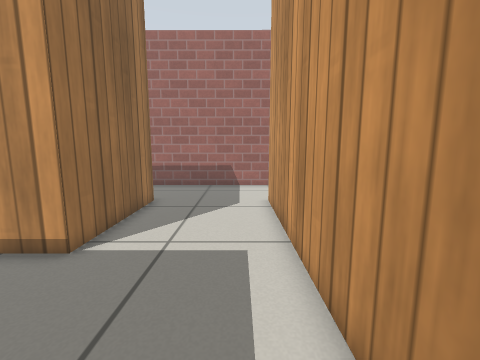
View 1 (above)

17 first-person views from a walk through a Gazebo world. The camera is 0.67 m above the floor, tilts 8° down and sees 90° across. The floor is counted in squares, 0.25 m on a side. Each view is taken from the middle of a square. On the plan, view 1 faces up. The plan holds only what a view shows up to about 17 squares ahead; the rest is blank. Simple patterns stand in for the simulator's built-in surfaces.

View 2
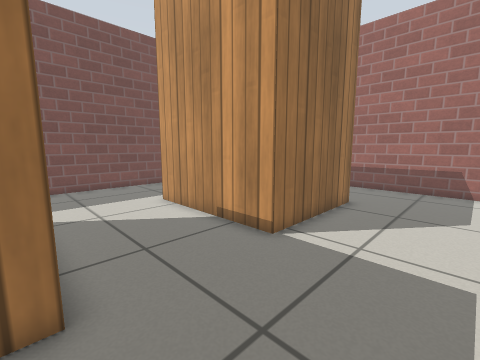

View 3
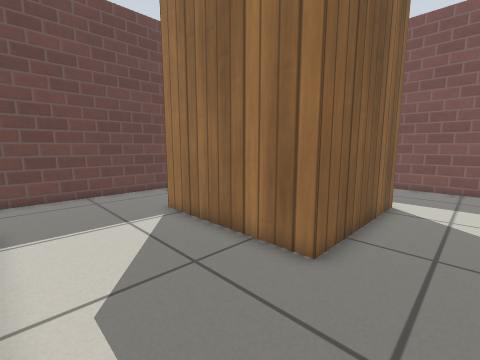

View 4
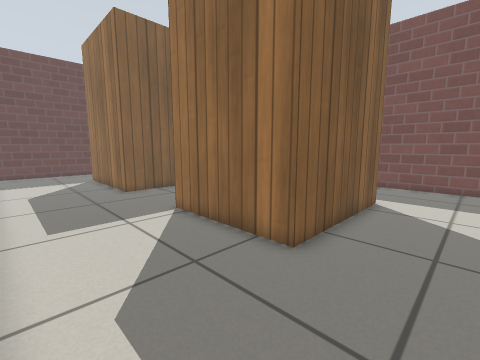

View 5
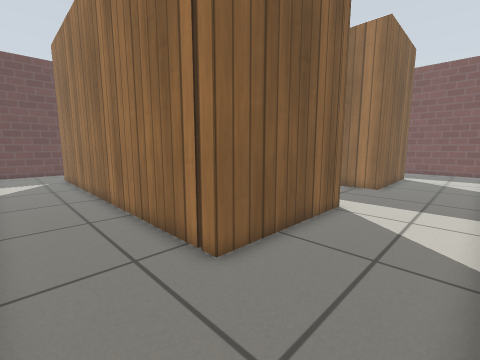

View 6
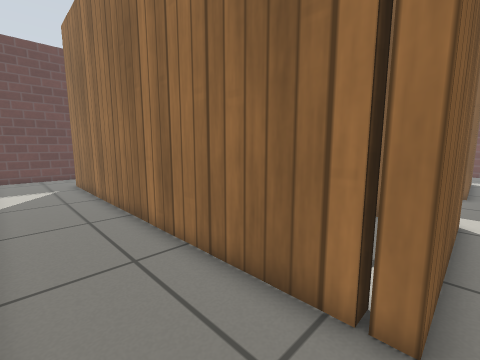

View 7
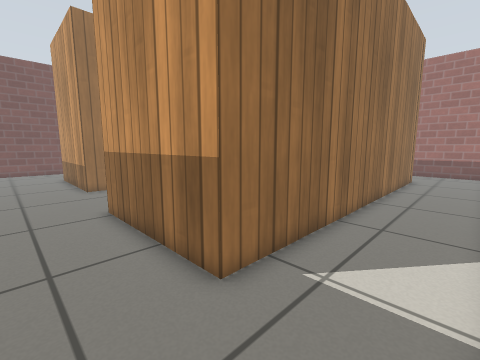

View 8
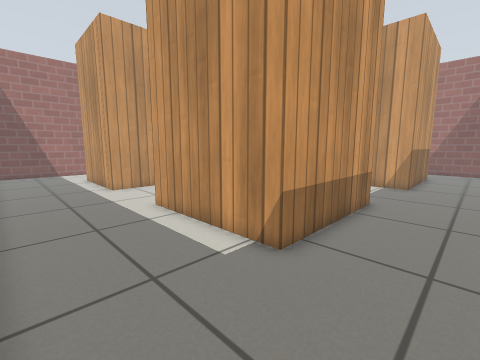

View 9
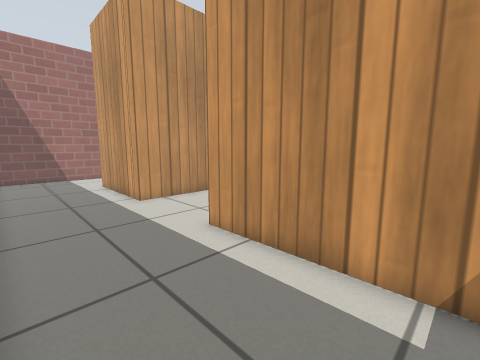

View 10
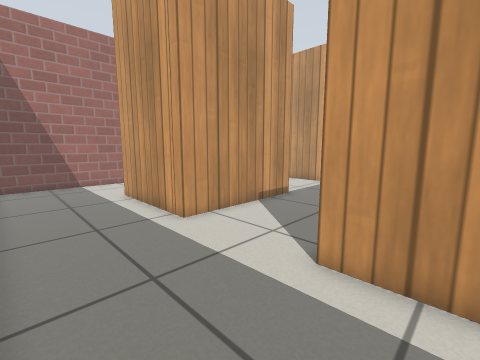

View 11
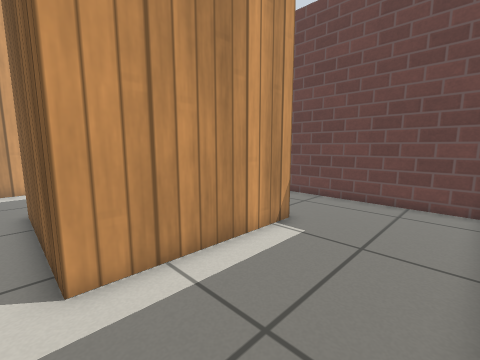

View 12
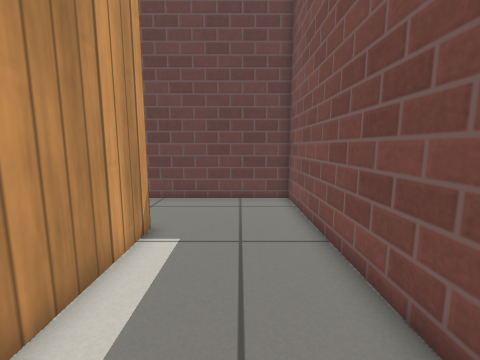

View 13
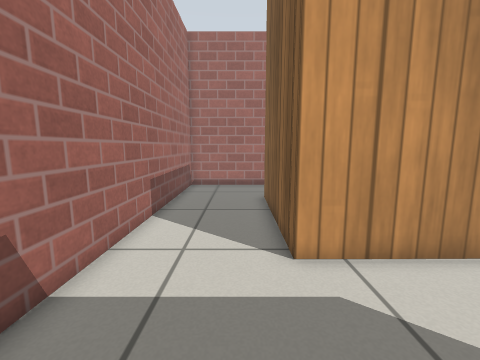

View 14
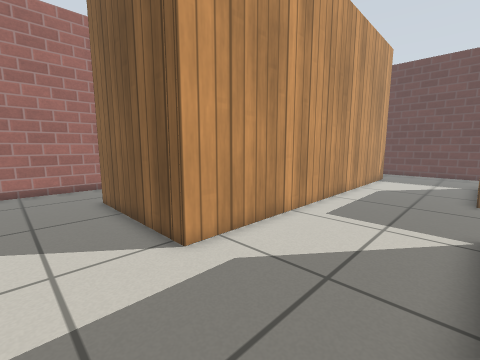

View 15
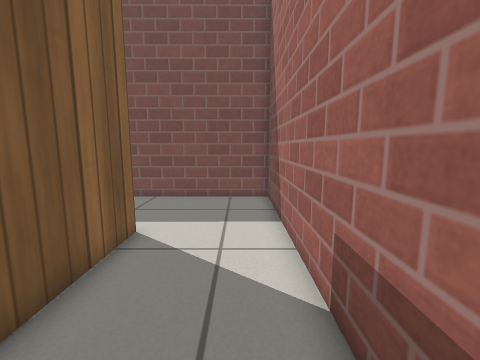

View 16
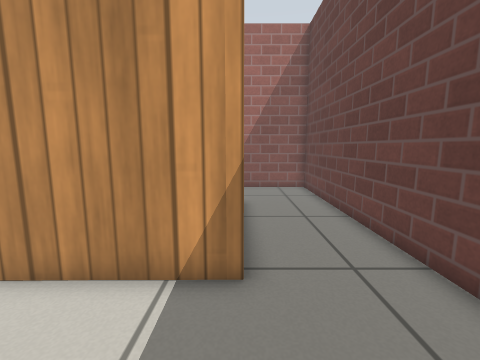

View 17
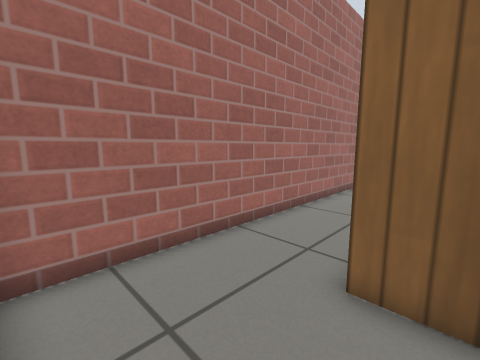

### Floor plan
Points are (right, up) in squares from view 1. A wall is a line through its corners. A room is listed if a view was taken in it or the views show most of it. See-through windows are left out.
Room 1 (views 1, 2, 3, 4, 5, 6, 7, 8, 9, 10, 11, 12, 13, 14, 15, 16, 17)
walls: (-4.1, 0.4) (-4.1, -6.6) (-11.1, -6.6) (-11.1, 0.4) (-4.1, 0.4); (-4.3, 5.7) (-11.3, 5.7) (-11.3, 11.7) (-4.3, 11.7) (-4.3, 5.7); (1.4, 11.7) (8.5, 11.7) (8.5, -7.1) (1.5, -7.1) (1.4, 11.7); (12.6, 0) (12.6, 16.4) (-16.6, 16.5) (-16.5, -11.2) (12.6, -11.2) (12.6, -7.2)

Where each view was taken, in squares from view 1:
view 1: 0 up, 0 right, facing up
view 2: 0 up, 0 right, facing up-left
view 3: 3 up, 1 right, facing down-left
view 4: 15 up, 1 right, facing down-left
view 5: 16 up, 12 right, facing down-left
view 6: 12 up, 12 right, facing down-left
view 7: 10 down, 12 right, facing up-left
view 8: 10 down, 16 left, facing up-right
view 9: 6 down, 16 left, facing up-right
view 10: 2 down, 16 left, facing up-right
view 11: 1 up, 16 left, facing down-right
view 12: 1 up, 14 left, facing down
view 13: 13 up, 4 left, facing right
view 14: 15 up, 4 left, facing down-right
view 15: 15 up, 4 left, facing left
view 16: 7 down, 3 left, facing right
view 17: 16 up, 7 right, facing down-right
